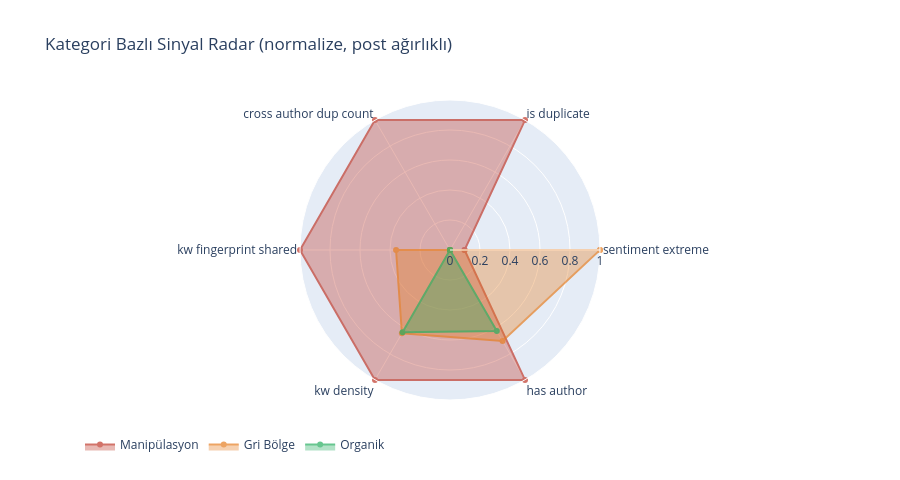

The code cell stored with this chart in its notebook:
### Markdown cell above
## 7. Kategori Sinyalleri — Radar Chart

### Code cell
radar_features = [f for f in [
    'mean_sentiment_extreme', 'mean_is_duplicate',
    'mean_cross_author_dup_count', 'mean_kw_fingerprint_shared',
    'mean_kw_density', 'mean_has_author'
] if f in cluster_summary.columns]

if radar_features:
    cs2 = cluster_summary.copy()
    cs2['category'] = cs2.apply(lambda r: get_category(r['cluster'], r['mean_organic_score']), axis=1)

    # Kategori bazlı ağırlıklı ortalama (post sayısına göre)
    cat_radar = (
        cs2[cs2['cluster'] >= 0]
        .groupby('category')
        .apply(lambda g: pd.Series({
            f: np.average(g[f], weights=g['post_count']) for f in radar_features
        }))
        .reindex(['Manipülasyon', 'Gri Bölge', 'Organik'])
    )
    # Normalize [0,1]
    for col in radar_features:
        mx = cat_radar[col].max()
        cat_radar[col] = cat_radar[col] / mx if mx > 0 else 0

    cats_labels = [f.replace('mean_', '').replace('_', ' ') for f in radar_features]

    fig = go.Figure()
    for cat, color in [('Manipülasyon','#c0392b'), ('Gri Bölge','#e67e22'), ('Organik','#27ae60')]:
        if cat not in cat_radar.index:
            continue
        vals = list(cat_radar.loc[cat, radar_features]) + [cat_radar.loc[cat, radar_features[0]]]
        fig.add_trace(go.Scatterpolar(
            r=vals, theta=cats_labels + [cats_labels[0]],
            fill='toself', name=cat, line_color=color, opacity=0.7,
        ))
    fig.update_layout(
        polar=dict(radialaxis=dict(visible=True, range=[0, 1])),
        title='Kategori Bazlı Sinyal Radar (normalize, post ağırlıklı)',
        height=480, legend=dict(orientation='h', y=-0.1),
    )
    fig.show()
else:
    print('cluster_summary içinde radar feature bulunamadı.')

### Figure 1 — Plotly figure (JSON) as saved in the notebook; plotly's stock layout.template omitted (floating-point values rounded to 4 significant figures)
{"data": [{"fill": "toself", "line": {"color": "#c0392b"}, "name": "Manipülasyon", "opacity": 0.7, "r": [0.097, 1, 1, 1, 1, 1, 0.097], "theta": ["sentiment extreme", "is duplicate", "cross author dup count", "kw fingerprint shared", "kw density", "has author", "sentiment extreme"], "type": "scatterpolar"}, {"fill": "toself", "line": {"color": "#e67e22"}, "name": "Gri Bölge", "opacity": 0.7, "r": [1, 0, 0, 0.3596, 0.6411, 0.7009, 1], "theta": ["sentiment extreme", "is duplicate", "cross author dup count", "kw fingerprint shared", "kw density", "has author", "sentiment extreme"], "type": "scatterpolar"}, {"fill": "toself", "line": {"color": "#27ae60"}, "name": "Organik", "opacity": 0.7, "r": [0, 0, 0, 0, 0.6326, 0.624, 0], "theta": ["sentiment extreme", "is duplicate", "cross author dup count", "kw fingerprint shared", "kw density", "has author", "sentiment extreme"], "type": "scatterpolar"}], "layout": {"height": 480, "legend": {"orientation": "h", "y": -0.1}, "polar": {"radialaxis": {"range": [0, 1], "visible": true}}, "title": {"text": "Kategori Bazlı Sinyal Radar (normalize, post ağırlıklı)"}}}
